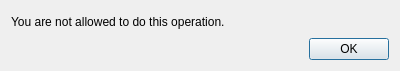
<?xml version="1.0" encoding="UTF-8"?>
<ui version="4.0">
 <class>WarningDialog</class>
 <widget class="QDialog" name="WarningDialog">
  <property name="geometry">
   <rect>
    <x>0</x>
    <y>0</y>
    <width>400</width>
    <height>71</height>
   </rect>
  </property>
  <property name="windowTitle">
   <string>WarningDialog</string>
  </property>
  <layout class="QHBoxLayout" name="horizontalLayout_2">
   <item>
    <layout class="QVBoxLayout" name="verticalLayout">
     <item>
      <widget class="QLabel" name="label">
       <property name="text">
        <string>You are not allowed to do this operation.</string>
       </property>
      </widget>
     </item>
     <item>
      <layout class="QHBoxLayout" name="horizontalLayout">
       <item>
        <spacer name="horizontalSpacer">
         <property name="orientation">
          <enum>Qt::Horizontal</enum>
         </property>
         <property name="sizeHint" stdset="0">
          <size>
           <width>40</width>
           <height>20</height>
          </size>
         </property>
        </spacer>
       </item>
       <item>
        <widget class="QPushButton" name="pushButton">
         <property name="text">
          <string>OK</string>
         </property>
        </widget>
       </item>
      </layout>
     </item>
    </layout>
   </item>
  </layout>
 </widget>
 <layoutdefault spacing="6" margin="11"/>
 <resources/>
 <connections>
  <connection>
   <sender>pushButton</sender>
   <signal>clicked()</signal>
   <receiver>WarningDialog</receiver>
   <slot>reject()</slot>
   <hints>
    <hint type="sourcelabel">
     <x>372</x>
     <y>52</y>
    </hint>
    <hint type="destinationlabel">
     <x>399</x>
     <y>63</y>
    </hint>
   </hints>
  </connection>
 </connections>
</ui>
